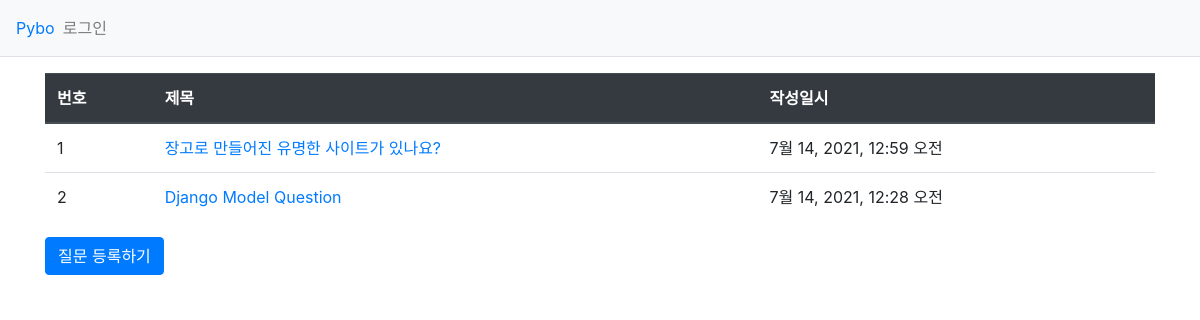
Page /pybo/ on the earlier database version.
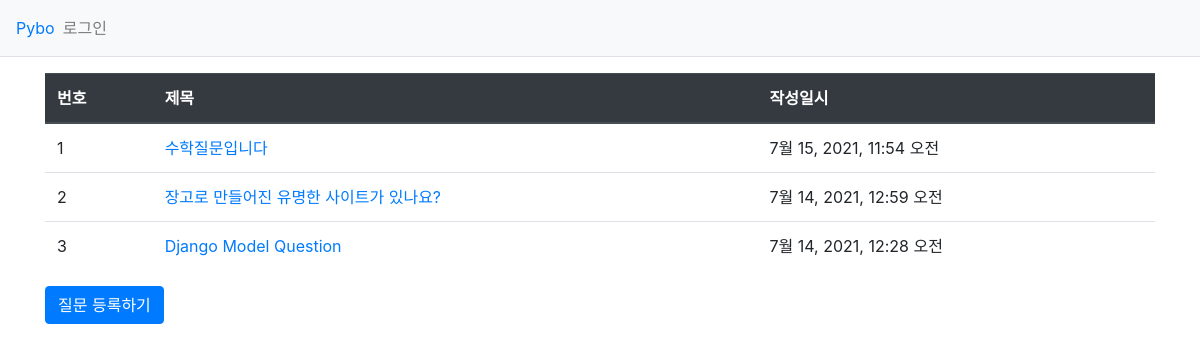
Same page on the later database version.
### pybo/models.py (models this page shows, shortened)
class Question(models.Model):
    subject = models.CharField(max_length=200)
    content = models.TextField()
    create_date = models.DateTimeField()

### pybo/views.py (the view)
# urls.py: path('', views.index, name='index'),
def index(request):
    question_list = Question.objects.order_by('-create_date')
    context = {'question_list': question_list}
    return render(request, 'pybo/question_list.html', context)

### templates/pybo/question_list.html
{% extends 'base.html' %}
{% block content %}
<div class="container my-3">
    <table class="table">
        <thead>
        <tr class="thead-dark">
            <th>번호</th>
            <th>제목</th>
            <th>작성일시</th>
        </tr>
        </thead>
        <tbody>
        {% if question_list %}
        {% for question in question_list %}
        <tr>
            <td>{{ forloop.counter }}</td>
            <td>
                <a href="{% url 'pybo:detail' question.id %}">{{ question.subject }}</a>
            </td>
            <td>{{ question.create_date }}</td>
        </tr>
        {% endfor %}
        {% else %}
        <tr>
            <td colspan="3">질문이 없습니다.</td>
        </tr>
        {% endif %}
        </tbody>
    </table>
    <a href="{% url 'pybo:question_create' %}" class="btn btn-primary">질문 등록하기</a>
</div>
{% endblock %}

### templates/base.html (shortened to what this page needs)
{% load static %}
<!doctype html>
<html lang="ko">
<head>
    <link rel="stylesheet" type= "text/css" href="{% static 'bootstrap.css' %}">
    <link rel="stylesheet" type= "text/css" href="{% static 'style.css' %}">
</head>
<body>
<nav class="navbar navbar-expand-lg navbar-light bg-light border-bottom">
    <a class+="navbar-brand" href="{% url 'pybo:index' %}">Pybo</a>
    <div class="collapse navbar-collapse flex-grow-0" id="navbarNav">
        <ul class="navbar-nav">
            <li class="nav-item">
                <a class="nav-link" href="#">로그인</a>
            </li>
        </ul>
    </div>
</nav>
{% block content %}
{% endblock %}
</body>
</html>

Differences in the rows shown:
added Question: subject "수학질문입니다", create_date "7월 15, 2021, 11:54 오전"
